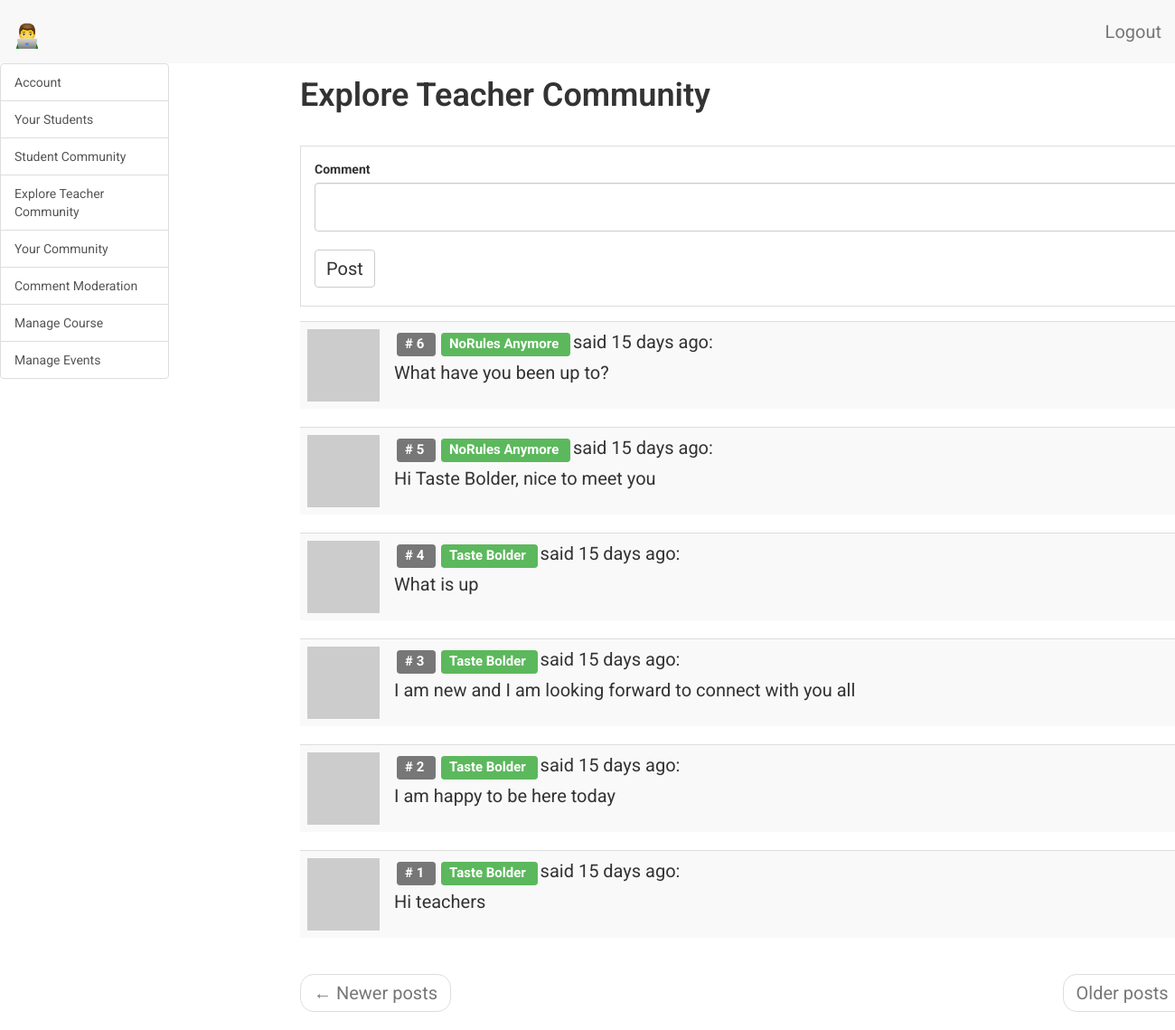
Screenshot of /teacher/dashboard/explore-teachers (signed in) with the database file from the repository.
### app/models.py (models this page shows, shortened)
class TeacherCommunityComment(db.Model):
    __tablename__ = 'teacher community comment'
    id = db.Column(db.Integer, primary_key=True)
    body = db.Column(db.String(140))
    timestamp = db.Column(db.DateTime, index=True, default=datetime.utcnow)
    teacher_id = db.Column(db.Integer, db.ForeignKey('teacher.id'))

class Teacher(UserMixin, db.Model):
    __tablename__ = 'teacher'
    id = db.Column(db.Integer, primary_key=True)
    teacher_full_name = db.Column(db.String(64), index=True, unique=True)
    teacher_email = db.Column(db.String(120), index=True, unique=True)
    teacher_phone = db.Column(db.String(120), index=True, unique=True)
    teacher_residence = db.Column(db.String(120), index=True)
    teacher_course = db.Column(db.String(120), index=True)
    teacher_about_me = db.Column(db.String(140))
    teacher_last_seen = db.Column(db.DateTime, default=datetime.utcnow)
    teacher_password_hash = db.Column(db.String(128))
    comments = db.relationship(
        'TeacherCommunityComment',
        backref='author',
        lazy='dynamic'
        )
    course_overview = db.relationship(
        'WebDevelopmentOverview',
        backref='author',
        lazy='dynamic'
        )
    table_of_contentes = db.relationship(
        'TableOfContents',
        backref='author',
        lazy='dynamic'
        )
    chapter = db.relationship(
        'Chapter',
        backref='author',
        lazy='dynamic'
        )
    chapter_objectives = db.relationship(
        'ChapterObjectives',
        backref='author',
        lazy='dynamic'
        )
    chapter_quizzes = db.relationship(
        'ChapterQuiz',
        backref='author',
        lazy='dynamic'
        )
    def avatar_teacher(self, size):
        digest = md5(self.teacher_email.lower().encode('utf-8')).hexdigest()
        return 'https://www.gravatar.com/avatar/{}?d=identicon&s={}'.format(
            digest, size)
    teacher_followed = db.relationship(
        'Teacher',
        secondary=teacher_followers,
        primaryjoin=(teacher_followers.c.follower_id == id),
        secondaryjoin=(teacher_followers.c.followed_id == id),
        backref=db.backref(
            'teacher_followers',
            lazy='dynamic'
            ), lazy='dynamic')

### app/teacher/routes.py (the view, shortened to what this page needs)
@bp.route('/dashboard/explore-teachers')
@login_required
def dashboard_explore_teachers():
    teacher = Teacher.query.filter_by(
        teacher_full_name=current_user.teacher_full_name).first()
    page = request.args.get('page', 1, type=int)
    comment_form = CommentForm()
    comments = TeacherCommunityComment.query.order_by(
        TeacherCommunityComment.timestamp.desc()
        ).paginate(
            page,
            current_app.config['POSTS_PER_PAGE'],
            False
            )
    next_url = url_for(
        'teacher.dashboard_explore_teachers',
        page=comments.next_num) \
        if comments.has_next else None
    prev_url = url_for(
        'teacher.dashboard_explore_teachers',
        page=comments.prev_num) \
        if comments.has_prev else None
    return render_template(
        'teacher/explore_teachers.html',
        title='Explore Teachers',
        teacher=teacher,
        next_url=next_url,
        prev_url=prev_url,
        comments=comments.items,
        comment_form=comment_form
        )

### app/teacher/forms.py
class CommentForm(FlaskForm):
    comment = TextAreaField('Comment',
                            validators=[DataRequired()]
                            )
    submit = SubmitField('Post')

### app/models.py (called while the page is built)
@login.user_loader
def load_teacher(id):
    return Teacher.query.get(int(id))

### app/teacher/routes.py (called while the page is built)
@bp.before_request
def before_request():
    if current_user.is_authenticated:
        current_user.teacher_last_seen = datetime.utcnow()
        db.session.commit()

### app/templates/teacher/explore_teachers.html (shortened to what this page needs)
{% extends 'base.html' %}
{% import 'bootstrap/wtf.html' as wtf %}
{% block app_content %}
    <div class="row">
        <div class="col-sm-12">
        </div>
    </div>
    <div class="row">
        <div class="col-sm-12">
            <div id="explore-teacher-community" class="tabcontent">
                <div class="row">
                    <div class="col-sm-12">
                        <h1>Explore Teacher Community</h1>
                    </div>
                </div>
                <div class="row">
                    <div class="col-sm-12 my-form">
                        {{ wtf.quick_form(comment_form) }}
                    </div>
                    <div class="col-sm-6">
                    </div>
                </div>
                <div class="row">
                    <div class="col-sm-12">
                        {% for comment in comments %}
                            {% include 'teacher/_comments_teachers.html' %}
                        {% endfor %}
                    </div>
                </div>
                <div class="row">
                    <div class="col-sm-12">
                        <nav aria-label="...">
                            <ul class="pager">
                                <li class="previous{% if not prev_url %} disabled{% endif %}">
                                    <a href="{{ prev_url or '#' }}">
                                        <span aria-hidden="true">&larr;</span> Newer posts
                                    </a>
                                </li>
                                <li class="next{% if not next_url %} disabled{% endif %}">
                                    <a href="{{ next_url or '#' }}">
                                        Older posts <span aria-hidden="true">&rarr;</span>
                                    </a>
                                </li>
                            </ul>
                        </nav>
                    </div>
                </div>
            </div>
        </div>
    </div>
{% endblock %}

### app/templates/teacher/_comments_teachers.html
<table class="table table-striped">
    <tr valign='top'>
        <td width="30px">
            <a href=" {{ url_for('teacher.profile_teacher', teacher_full_name=comment.author.teacher_full_name) }} ">
                <img src=" {{ comment.author.avatar_teacher(30) }}  ">
            </a>
        </td>
        <td>
            <span class="comment-id label label-default"># {{ comment.id }} </span>
            <a href="{{ url_for('teacher.profile_teacher', teacher_full_name=comment.author.teacher_full_name) }}">
                <span class="label label-success"> {{ comment.author.teacher_full_name }} </span>
            </a>
            said {{ moment(comment.timestamp).fromNow() }}:
            <br>
            <div class="comment-body">
                {{ comment.body }}
            </div>
        </td>
    </tr>
</table>

### app/static/css/main.css (style rules this page uses)
.my-form, .card-deck { padding: 15px; border: 1px solid #ddd; margin: 15px; }
.label { margin: 3px; }
html, body { font-family: 'Roboto', sans-serif; }
h1 { padding-bottom: 10px; font-weight: 600; margin-top: 0px; padding-top: 0px; }
p, li { line-height: 30px; margin-top: 10px; margin-bottom: 10px; }
p, li, td, .btn, .btn-alt, .schedule-btn { font-size: 20px; }
.comment-body { margin-top: 5px; }
.tabcontent h1 { padding-top: 15px; }
.btn { margin-top: 5px; margin-bottom: 5px; }
.tabcontent { float: left; padding: 0px 12px; width: 99%; border-left: none; height: 300px; }

### rows the page displays
TeacherCommunityComment: id "6", author.teacher_full_name "NoRules Anymore", timestamp "15 days ago", body "What have you been up to?"
TeacherCommunityComment: id "5", author.teacher_full_name "NoRules Anymore", timestamp "15 days ago", body "Hi Taste Bolder, nice to meet you"
TeacherCommunityComment: id "4", author.teacher_full_name "Taste Bolder", timestamp "15 days ago", body "What is up"
TeacherCommunityComment: id "3", author.teacher_full_name "Taste Bolder", timestamp "15 days ago", body "I am new and I am looking forward to connect with you all"
TeacherCommunityComment: id "2", author.teacher_full_name "Taste Bolder", timestamp "15 days ago", body "I am happy to be here today"
TeacherCommunityComment: id "1", author.teacher_full_name "Taste Bolder", timestamp "15 days ago", body "Hi teachers"
